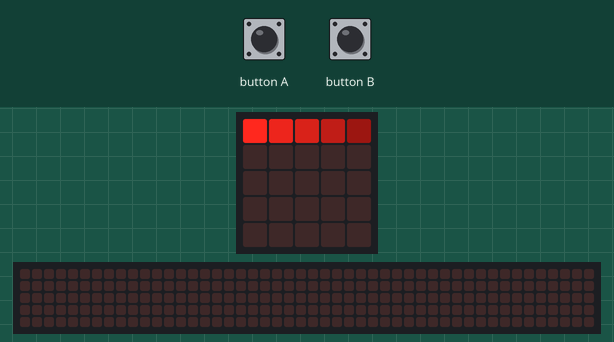
This program was run on a simulated BBC micro:bit running MicroPython. On the bench: the board's 5×5 LED display, a strip that is not on the board, showing the scrolling text unrolled. The test bench sets the inputs (shaded band). The 48×5 strip is a reading aid, not a part: it shows the text the display is scrolling, unrolled, one strip-width of it at a time.

Above: at 1.2 s.
1.3 s: button B pressed for 0.15 s
At 1.7 s:
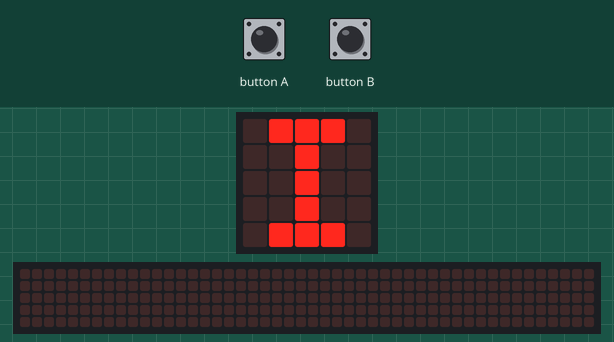
2.0 s: button A pressed for 3.2 s
At 5.3 s:
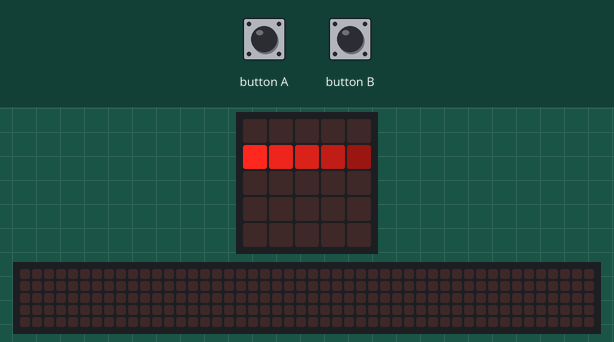
6.7 s: button A pressed for 0.15 s
At 7.8 s:
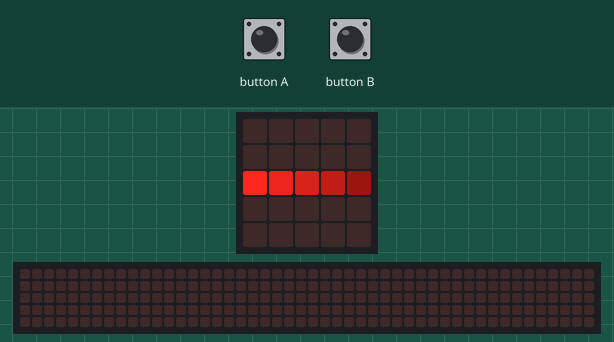
8.3 s: button B pressed for 1 s
At 14.7 s:
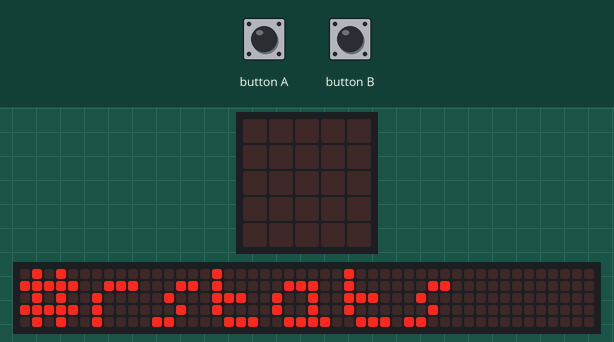
Timing chart, 0 to 16.2 s (numbered marks = the images above; inputs shaded):
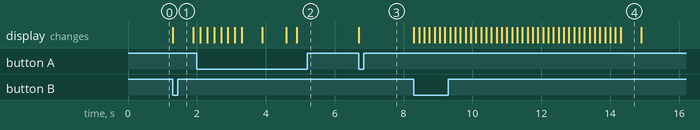

The program:

earl2016.py
```python
# EARL Banners and junk
# skip through options - lines on the the display, and choose one to select that message
# A Cycles through the options
# B selects that option. First press of B just plays that option once, the second puts it into an infinite loop
#
from microbit import Image, display, sleep, button_a, button_b

# set up opts and current positions
opt1 = Image('97531:00000:00000:00000:00000:')
opt2 = Image('00000:97531:00000:00000:00000:')
opt3 = Image('00000:00000:97531:00000:00000:')
opt4 = Image('00000:00000:00000:97531:00000:')
opt5 = Image('00000:00000:00000:00000:97531:')
opts = (opt1, opt2, opt3, opt4, opt5)
pos = 0
maxpos = len(opts) - 1

# I Love R
newi = Image('09990:00900:00900:00900:09990:')
clearimg = Image('00000:00000:00000:00000:00000:')
dotimg = Image('00000:00000:00900:00000:00000:')

def lover():
    display.show(newi)
    sleep(600)
    display.show(dotimg)
    sleep(200)
    display.show(Image.HEART_SMALL)
    sleep(200)
    display.show(Image.HEART)
    sleep(200)
    display.show(dotimg)
    sleep(200)
    display.show(Image.HEART_SMALL)
    sleep(200)
    display.show(Image.HEART)
    sleep(200)
    display.show(dotimg)
    sleep(200)
    display.show('R')
    sleep(600)
    display.show(clearimg)
    sleep(700)

# scroll: EARL 2016
def earlscroll():
    display.scroll('EARL 2016')

# scroll: #rstats
def rstats():
    display.scroll('#rstats ')

# rotateR stuffs
r45 = Image('90900:09090:00990:00900:00900:')
r90 = Image('99999:00909:00909:09090:90000:')
r135 = Image('00090:00900:99909:00990:00000:')
r180 = Image('90009:09009:00999:09009:00999:')
r225 = Image('00900:00900:99900:90900:09090:')
r270 = Image('00009:09090:90900:90900:99999:')
r315 = Image('00000:09900:90999:09000:00900:')

## set rotate delay
delay = 50

def rotater():
    display.show('R')
    sleep(delay*7)
    display.show(r45)
    sleep(delay)
    display.show(r90)
    sleep(delay)
    display.show(r135)
    sleep(delay)
    display.show(r180)
    sleep(delay)
    display.show(r225)
    sleep(delay)
    display.show(r270)
    sleep(delay)
    display.show(r315)
    sleep(delay)

# EARL Punchy
delay = 300
def punchy():
    display.show('E')
    sleep(delay)
    display.show('A')
    sleep(delay)
    display.show('R')
    sleep(delay)
    display.show('L')
    sleep(delay)
    display.show('2')
    sleep(delay)
    display.show('0')
    sleep(delay)
    display.show('1')
    sleep(delay)
    display.show('6')
    sleep(delay)
    display.show(' ')
    sleep(delay*3)


# Initialise
display.show(opts[pos])
# run
while True:
    if button_a.is_pressed():
        pos = pos + 1
        if (pos > maxpos):
            pos = 0
        display.show(opts[pos])
        sleep(300)
    if button_b.is_pressed():
        if(pos == 0):
            while True:
                lover()
                if button_a.was_pressed():
                    break
        elif (pos == 1):
            while True:
                earlscroll()
                if button_a.was_pressed():
                    break
        elif (pos == 2):
            while True:
                rstats()
                if button_a.was_pressed():
                    break
        elif (pos == 3):
            while True:
                rotater()
                if button_a.was_pressed():
                    break
        elif (pos == 4):
            while True:
                punchy()
                if button_a.was_pressed():
                    break
        display.show(opts[pos])
        sleep(300)
```

Measured:
- after the input at 1.3 s, the display: changes at once (image 1)
- after the input at 2.0 s, the display: first differs from a run without the input after 2.6 s (image 2 shows a later state)
- after the input at 6.7 s, the display: changes at once (image 3)
- after the input at 8.3 s, the display: first changes at once (image 4 shows a later state)
- what the display in image 4 shows lasts 0.6 s, from 14.3 s to 14.9 s
